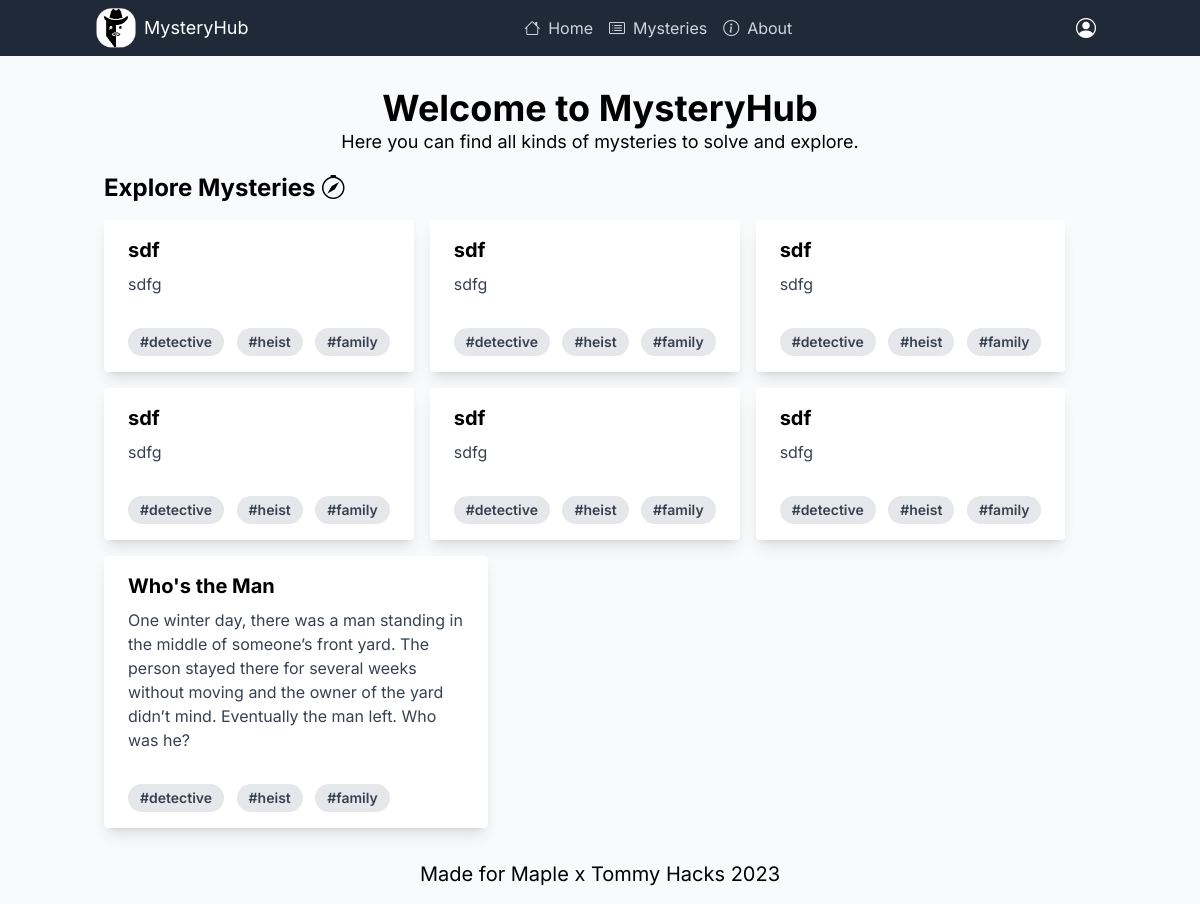
The app's page /, older data.
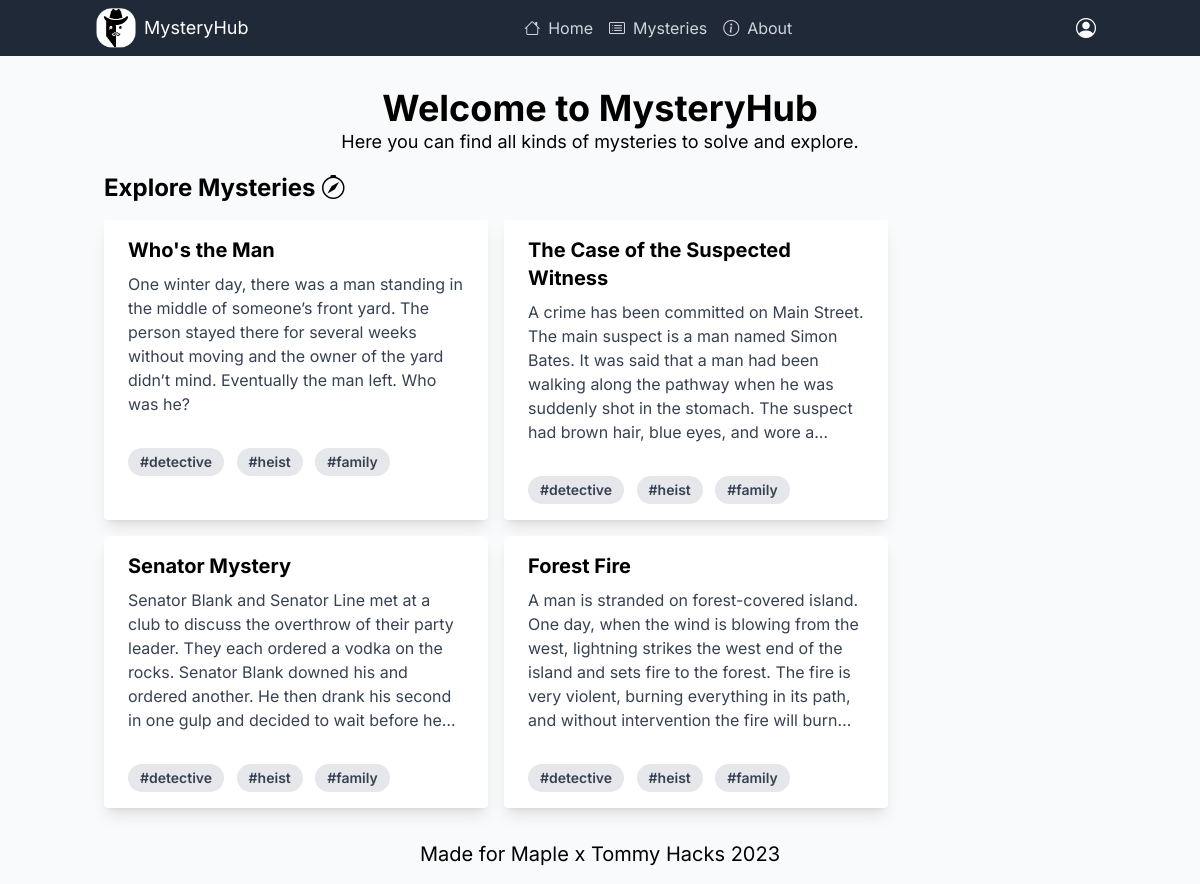
The same page, newer data.
### mysteries/models.py (models this page shows)
class Mystery(models.Model):
    title = models.CharField(max_length=200)
    description = models.TextField()
    created_by = models.ForeignKey(User, on_delete=models.CASCADE)
    created_at = models.DateTimeField(auto_now_add=True)
    clues = models.TextField()
    is_solved = models.BooleanField(default=False)
    solution = models.TextField()
    tags = models.ManyToManyField(to=Tag, related_name="mysteries", blank=True)

### mysteries/views.py (the view)
# urls.py: path('', views.index, name="index"),
def index(request):
    mysteries = Mystery.objects.all()
    return render(request, 'index.html', {
        "mysteries": mysteries
    })

### mysteries/templates/index.html
{% extends 'layout.html' %}
{% load static %}
{% block body %}
<div class="container mx-auto p-4">
    <h1 class="text-4xl font-bold mt-4 text-center">Welcome to MysteryHub</h1>
    <p class="text-lg text-center">Here you can find all kinds of mysteries to solve and explore.</p>
    <h2 class="text-2xl font-bold my-4">Explore Mysteries <i class="bi bi-compass"></i></h2>
    <div class="flex flex-wrap gap-4 grid-cols-none">
        {% for mystery in mysteries %}
        <a href="{% url 'view_mystery' mystery.id %}" class="max-w-sm rounded overflow-hidden shadow-lg bg-white">
            <div class="px-6 py-4">
                <div class="font-bold text-xl mb-2">{{mystery.title}}</div>
                <p class="text-gray-700 text-base  line-clamp-6">
                    {{mystery.description}}
                </p>
            </div>
            <div class="px-6 py-4">
                <span
                    class="inline-block bg-gray-200 rounded-full px-3 py-1 text-sm font-semibold text-gray-700 mr-2">#detective</span>
                <span
                    class="inline-block bg-gray-200 rounded-full px-3 py-1 text-sm font-semibold text-gray-700 mr-2">#heist</span>
                <span
                    class="inline-block bg-gray-200 rounded-full px-3 py-1 text-sm font-semibold text-gray-700">#family</span>
            </div>
        </a>
        {% endfor %}
    </div>
</div>
<footer class="container mx-auto p-4 text-xl text-center">
    Made for Maple x Tommy Hacks 2023
</footer>
{% endblock %}

Row changes from the older to the newer data that the page shows:
removed Mystery: title "sdf", description "sdfg"
removed Mystery: title "sdf", description "sdfg"
removed Mystery: title "sdf", description "sdfg"
removed Mystery: title "sdf", description "sdfg"
removed Mystery: title "sdf", description "sdfg"
removed Mystery: title "sdf", description "sdfg"
added Mystery: title "The Case of the Suspected Witness", description "A crime has been committed on Main Street. The main suspect is a man named Simon Bates. It was said that a man had been walking along the pathway when he was suddenly shot in the stomach. The suspect had brown hair, blue eyes, and wore…"
added Mystery: title "Senator Mystery", description "Senator Blank and Senator Line met at a club to discuss the overthrow of their party leader. They each ordered a vodka on the rocks. Senator Blank downed his and ordered another. He then drank his second in one gulp and decided to wait before…"
added Mystery: title "Forest Fire", description "A man is stranded on forest-covered island. One day, when the wind is blowing from the west, lightning strikes the west end of the island and sets fire to the forest. The fire is very violent, burning everything in its path, and without intervention the fire will…"
